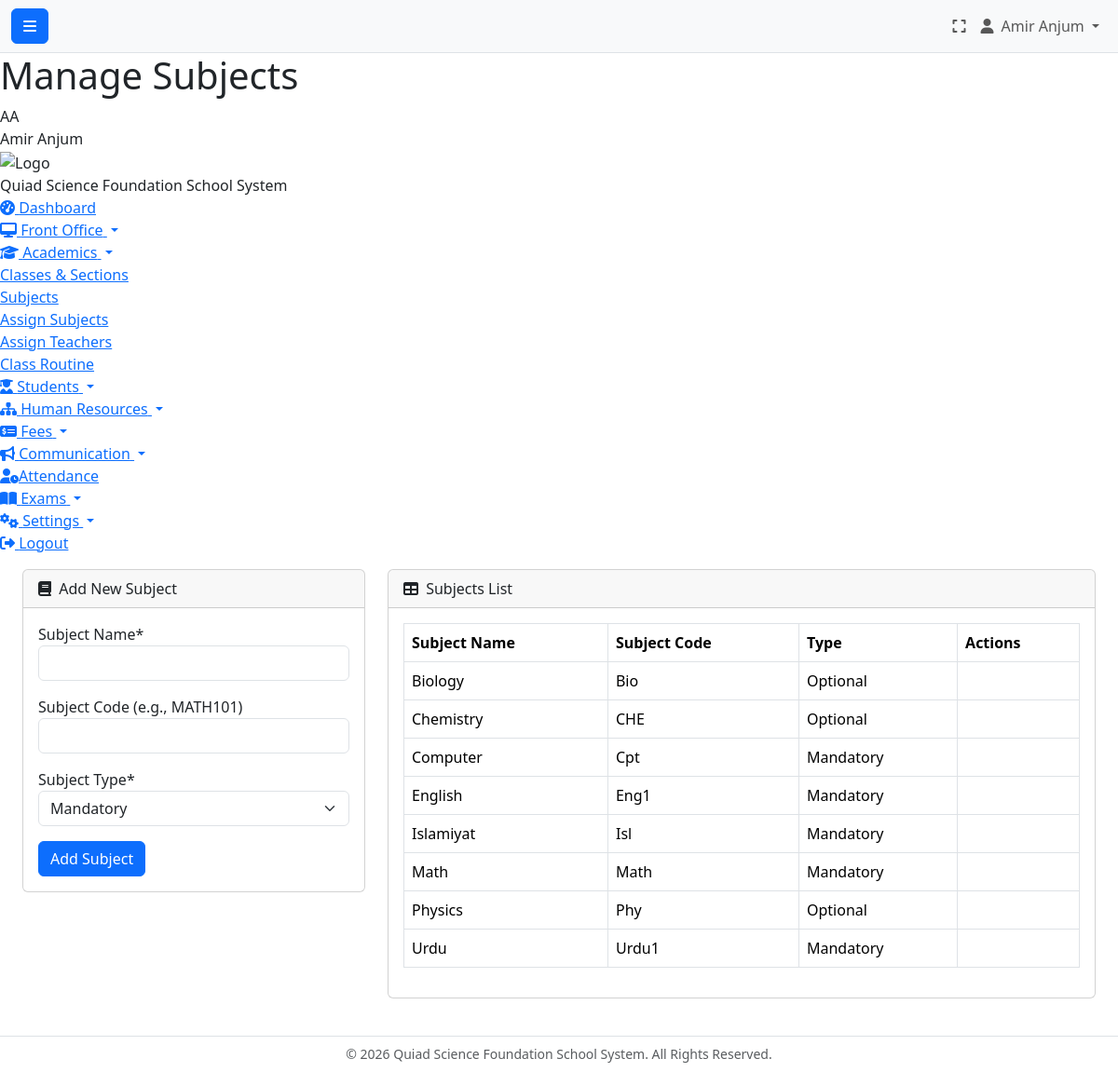
/branchadmin/academics/manage_subjects.php (signed in), run on the app's committed database.
### tables this page shows
CREATE TABLE `subjects` (
  `id` int(11) NOT NULL,
  `branch_id` int(11) NOT NULL,
  `name` varchar(100) NOT NULL,
  `code` varchar(20) DEFAULT NULL,
  `type` enum('theory','practical','optional','mandatory') NOT NULL DEFAULT 'mandatory'
);

### branchadmin/academics/manage_subjects.php (the view, shortened to what this page needs)
<?php
require_once '../../config.php';
$branch_id = $_SESSION['branch_id'];
$stmt = $db->prepare("SELECT * FROM subjects WHERE branch_id = ? ORDER BY name ASC");
$stmt->execute([$branch_id]);
$subjects = $stmt->fetchAll();
require_once '../../header.php';
?>
<?php require_once ROOT_PATH . '/sidebar_branchadmin.php'; ?>
<?php require_once ROOT_PATH . '/navbar.php'; ?>
<div class="container-fluid px-4">
    <div class="row">
        <div class="col-md-4">
            <div class="card mb-4">
                <div class="card-header"><i class="fas fa-book me-1"></i> Add New Subject</div>
                <div class="card-body">
                    <form action="" method="POST">
                        <div class="mb-3"><label>Subject Name*</label><input type="text" name="subject_name" class="form-control" required></div>
                        <div class="mb-3"><label>Subject Code (e.g., MATH101)</label><input type="text" name="subject_code" class="form-control"></div>
                        <div class="mb-3"><label>Subject Type*</label>
                            <select name="subject_type" class="form-select" required>
                                <option value="mandatory">Mandatory</option>
                            </select>
                        </div>
                        <button type="submit" name="add_subject" class="btn btn-primary">Add Subject</button>
                    </form>
                </div>
            </div>
        </div>
        <div class="col-md-8">
            <div class="card mb-4">
                <div class="card-header"><i class="fas fa-table me-1"></i> Subjects List</div>
                <div class="card-body">
                    <div class="table-responsive">
                        <table class="table table-bordered">
                            <thead><tr><th>Subject Name</th><th>Subject Code</th><th>Type</th><th>Actions</th></tr></thead>
                            <tbody>
                                <?php foreach ($subjects as $subject): ?>
                                <tr><td><?php echo htmlspecialchars($subject['name']); ?></td><td><?php echo htmlspecialchars($subject['code']); ?></td><td><?php echo ucfirst($subject['type']); ?></td><td></td></tr>
                                <?php endforeach; ?>
                            </tbody>
                        </table>
                    </div>
                </div>
            </div>
        </div>
    </div>
</div>
<?php require_once '../../footer.php'; ?>

### data on the page
subjects: name "Biology", code "Bio", type "Optional"
subjects: name "Chemistry", code "CHE", type "Optional"
subjects: name "Computer", code "Cpt", type "Mandatory"
subjects: name "English", code "Eng1", type "Mandatory"
subjects: name "Islamiyat", code "Isl", type "Mandatory"
subjects: name "Math", code "Math", type "Mandatory"
subjects: name "Physics", code "Phy", type "Optional"
subjects: name "Urdu", code "Urdu1", type "Mandatory"

### other printed values
$_SESSION['full_name'] "Amir Anjum"
$page_title "Manage Subjects"
get_user_initials($_SESSION['full_name']) "AA"
SITE_NAME "Quiad Science Foundation School System"
